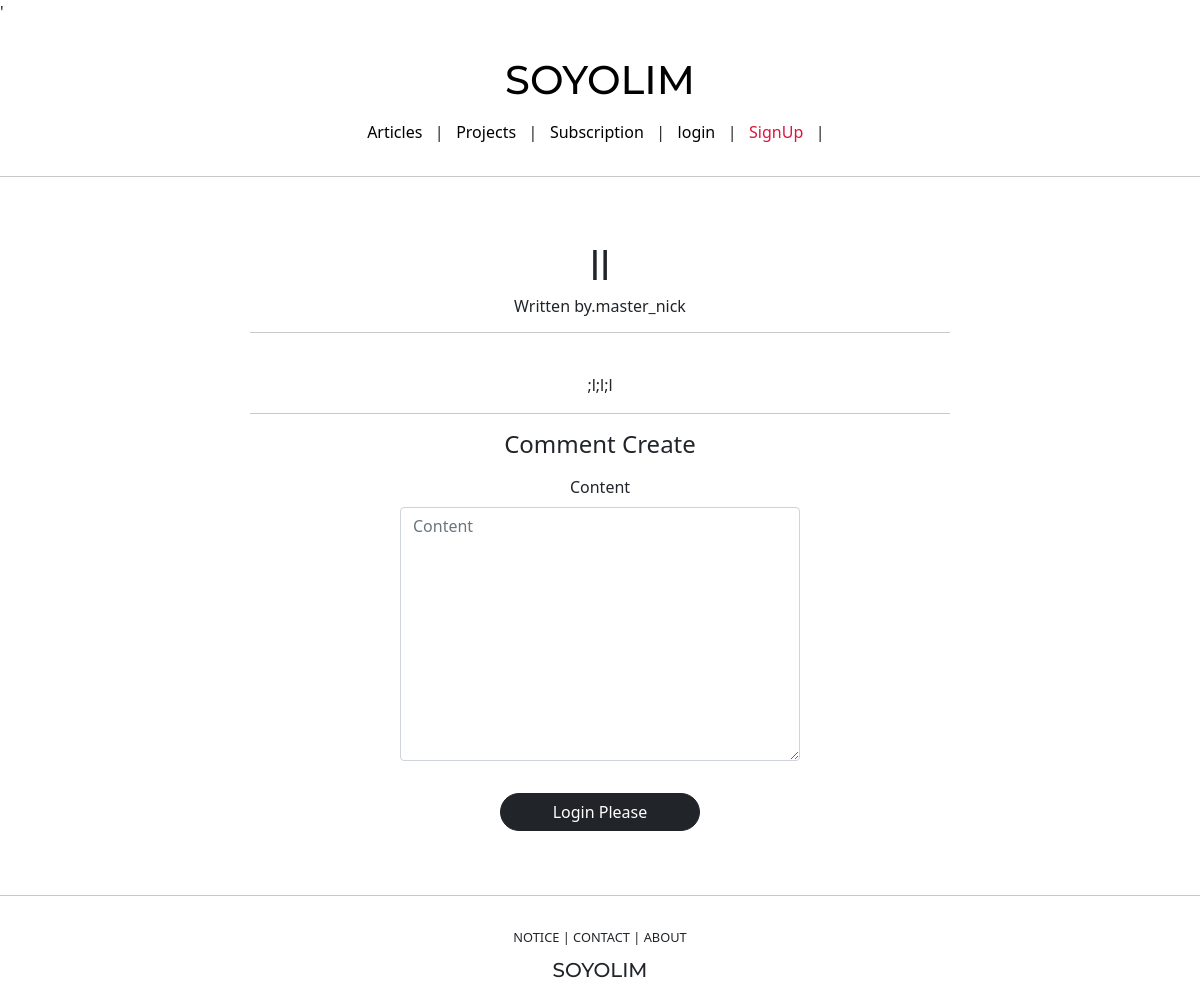
/articles/detail/7, run on an earlier commit of the app's database.
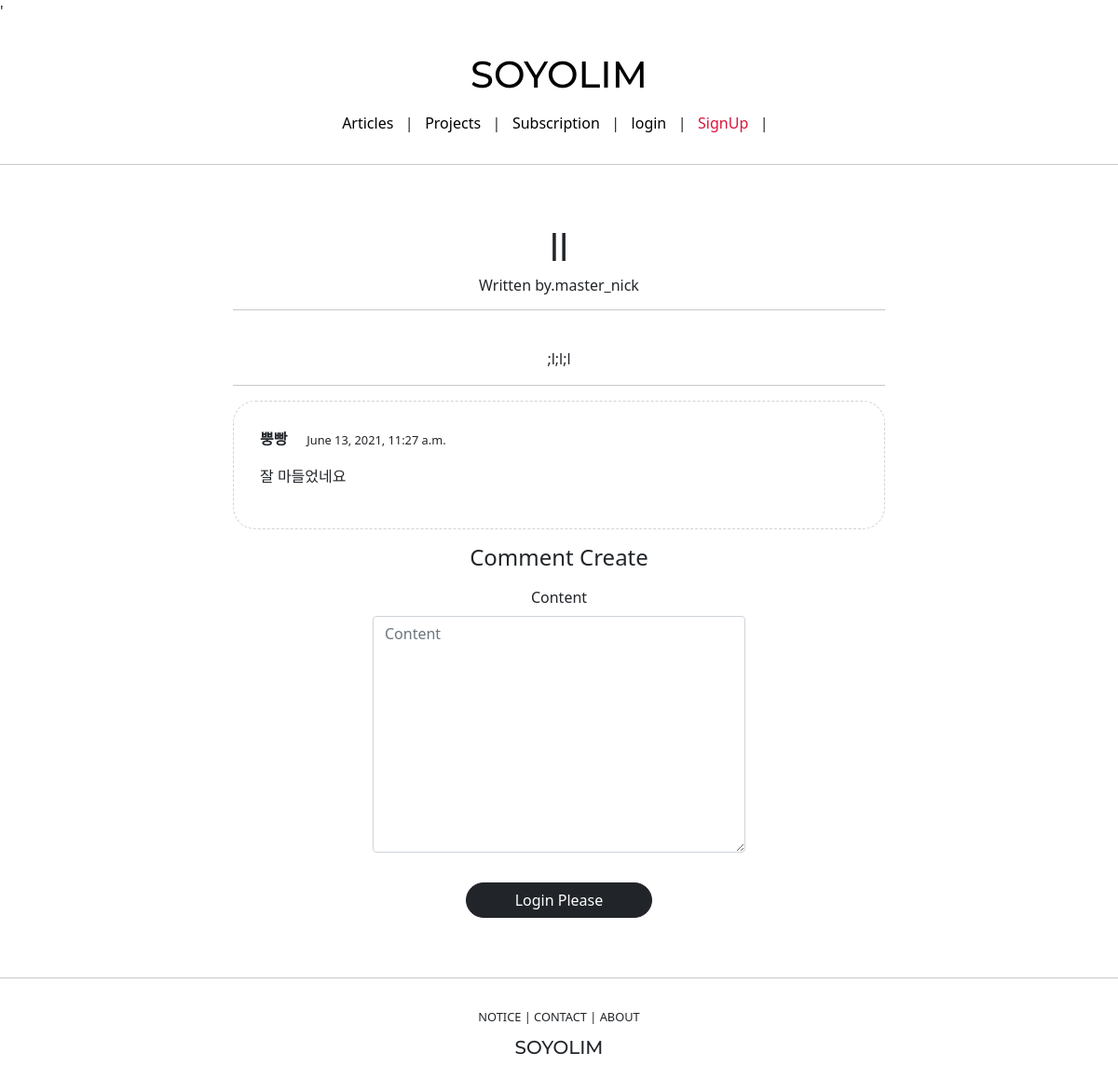
And on a later commit of the database.
### articleapp/models.py (models this page shows)
class Article(models.Model):
    writer = models.ForeignKey(User, on_delete=models.SET_NULL, related_name='article', null=True)
    project = models.ForeignKey(Project, on_delete=models.SET_NULL,related_name='article', null=True)
    title = models.CharField(max_length=200, null=True)
    image = models.ImageField(upload_to='article/',null=False)
    content = models.TextField(null=True)
    created_at = models.DateField(auto_now_add=True, null=True)

### profileapp/models.py (models this page shows)
class Profile(models.Model):
    user = models.OneToOneField(User,on_delete=models.CASCADE, related_name='profile')
    image = models.ImageField(upload_to='profile/',null=True)
    nickname = models.CharField(max_length=255, unique=True, null=True)
    message = models.CharField(max_length=100, null=True)

### commentapp/models.py (models this page shows)
class Comment(models.Model):
    article = models.ForeignKey(Article, on_delete=models.SET_NULL, null=True, related_name='comment')
    writer = models.ForeignKey(User, on_delete=models.SET_NULL, null=True, related_name='comment')
    content = models.TextField(null=False)
    created_at = models.DateTimeField(auto_now_add=True)

### articleapp/views.py (the view)
# urls.py: path('detail/<int:pk>', ArticleDetailView.as_view(), name='detail'),
class ArticleDetailView(DetailView,FormMixin):
    model = Article
    form_class = CommentCreationForm
    context_object_name = 'target_article'
    template_name = 'articleapp/detail.html'

### commentapp/forms.py
class CommentCreationForm(ModelForm):
    class Meta:
        model = Comment
        fields = ['content']

### articleapp/templates/articleapp/detail.html (shortened to what this page needs)
{% extends 'base.html' %}
{% block content %}
<div>
  <div style = "text-align: center; max-width: 700px; margin: 4rem auto;">
    <h1>
      {{ target_article.title}}
    </h1>
    <h6 style="font-weight: 300;">
      <span>Written by.</span>{{ target_article.writer.profile.nickname }}
    </h6>
    <hr>
    <p>
      {{ target_article.content }}
    </p>
    <hr>
    {% for comment in target_article.comment.all %}
      {% include 'commentapp/detail.html' with comment=comment %}
    {% endfor %}
    {% include 'commentapp/create.html' with article=target_article %}
  </div>
</div>
{% endblock %}

### templates/base.html
<!DOCTYPE html>
<html>
    {% include 'head.html' %}
<body style="font-familiy : 'NanumSquareOTFR','NanumSquareOTFB';">
    {% include 'header.html' %}
    <hr>
    {% block content %}
    {% endblock %}
    <hr>
    {% include 'footer.html' %}
</body>
</html>

### templates/head.html (shortened to what this page needs)
{% load static %}
<head>
    <link href="https://cdn.jsdelivr.net/npm/bootstrap@5.0.1/dist/css/bootstrap.min.css" rel="stylesheet"
>
    <link rel = "stylesheet" type="text/css" href="{% static 'base2.css'%}">'
</head>

### templates/header.html (shortened to what this page needs)
<div class="header_con">
    <div>
    <h1 class="header_logo mb-3"><a style="color: black;" href="{% url 'accountapp:hello_world'%}">SOYOLIM</a></h1>
    </div>
    <div>
        <a href="{% url 'articleapp:list'%}">
            <span>Articles</span>
        </a> &nbsp | &nbsp
        <a href="{% url 'projectapp:list'%}">
            <span>Projects</span>
        </a> &nbsp | &nbsp
         <a href="{% url 'subscribeapp:list'%}">
            <span>Subscription</span>
        </a> &nbsp | &nbsp
        {% if not user.is_authenticated %}
        <a href="{% url 'accountapp:login'%}?next={{ request.path }}">
            <span>login</span>
        </a> &nbsp | &nbsp
        <a class="logouted" href="{% url 'accountapp:create'%}">
            <span>SignUp</span>
        </a> &nbsp | &nbsp
        {% endif %}
    </div>
</div>

### commentapp/templates/commentapp/detail.html (shortened to what this page needs)
<div style="border: 1px dashed lightgrey; text-align:left; padding: 4%; margin: 1rem 0 ;border-radius: 1.5rem;">
  <div>
    <strong>{{comment.writer.profile.nickname}}</strong>
    <span style="font-size: 0.8rem;">{{ comment.created_at }}</span>
  </div>
  <div style="margin: 1rem 0;">
    {{ comment.content }}
  </div>
</div>

### commentapp/templates/commentapp/create.html (shortened to what this page needs)
{% load bootstrap4 %}
{% block content %}
    <div style="text-align:center; max-width: 400px; margin: 0 auto">
        <div class="mb-3">
            <h4>Comment Create</h4>
        </div>
        <form action="{% url 'commentapp:create' %}" method="post">
            {% bootstrap_form form %}
            {% if user.is_authenticated %}
            <input  type="submit" class="btn btn-dark rounded-pill col-6 mt-3" value="SUBMIT">
            {% else %}
            <a href="{% url 'accountapp:login' %}?next={{ request.get_full_path }}" class="btn btn-dark rounded-pill col-6 mt-3">Login Please</a>
            {% endif %}
        </form>
    </div>
{% endblock %}

### templates/footer.html
<div class = "footer_con">
    <div class="footer_btn">
        <span>NOTICE</span> |
        <span>CONTACT</span> |
        <span>ABOUT</span>
    </div>
    <div class="footer_logo_con">
         <h5 class ="soyolim_footer_logo">SOYOLIM</h5>
    </div>
</div>

### static/base2.css (style rules this page uses)
.header_con { text-align: center; margin : 2rem 0; }
.header_logo { font-family: 'Montserrat', sans-serif; font-size: 2.5rem; }
.soyolim_footer_logo { font-family: 'Montserrat', sans-serif;" }
.footer_logo_con { margin-top: 0.7rem; }
.footer_con { text-align: center; margin-top: 2rem; }
.footer_btn { font-size: 0.8rem; }
a { color: black; text-decoration: none; }
.logouted { color: crimson; }

What changed in the data, as far as the page shows it:
added Comment: writer.profile.nickname "뿡빵", created_at "June 13, 2021, 11:27 a.m.", content "잘 마들었네요"
